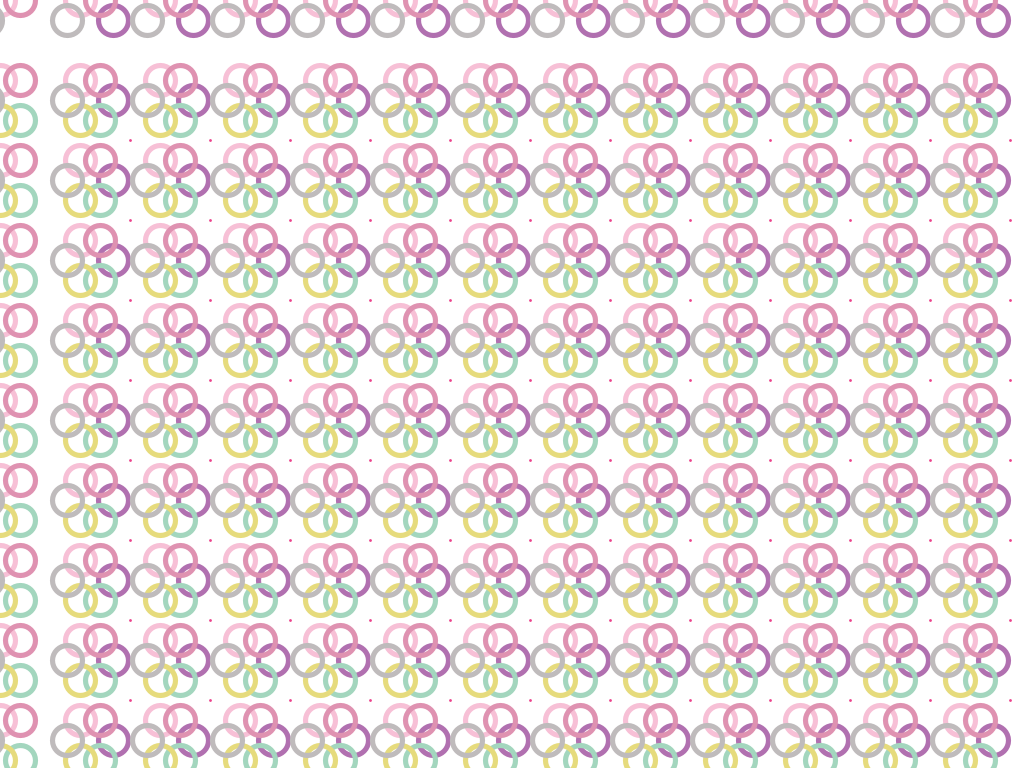
Frame 1 (no input)
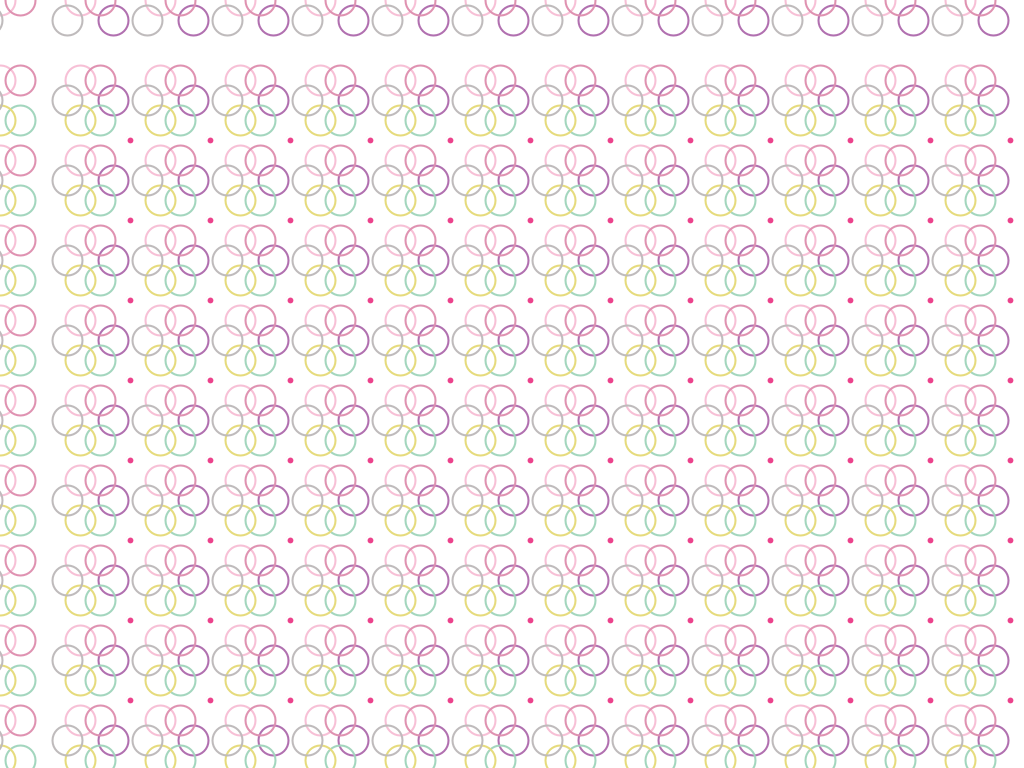
Frame 2 (the mouse pressed at the canvas centre, redrawn once)

The Processing sketch that drew these frames (run headless with seeded random() and noise(); the mouse was pressed at the canvas centre and the sketch redrawn once):

// Processing sketch: processing_147673
// ── processing_147673.pde

// Konkuk University
// Department of Dynamic Media
// SOS iDesign
// Name: Hong Jiyae
// ID: 201420117


void setup() {
  size (1024, 768);
  smooth();
  noLoop();
}

void draw() {
  background(255);
  strokeWeight(random(8));
  for (int i = 0; i < width; i = i + 80) {
    for (int j = 0; j < height; j = j +80) {
      noFill();
      stroke(247, 192, 214);
      ellipse(i, j, 30, 30);
      stroke(223, 146, 177);
      ellipse(i+20, j, 30, 30);
      stroke(177, 112, 176);
      ellipse(i+113, j+20, 30, 30);
      stroke(163, 214, 190);
      ellipse(i+20, j+120, 30, 30);
      stroke(230, 219, 125);
      ellipse(i, j+120, 30, 30);
      stroke(191, 187, 188);
      ellipse(i-13, j+20, 30, 30);
      stroke(255);
      fill(231,15,109,200);
      ellipse(i+130,j+140,8,8);
    }
  }
}

void keyPressed() {
  background(0);
  redraw();
} 
